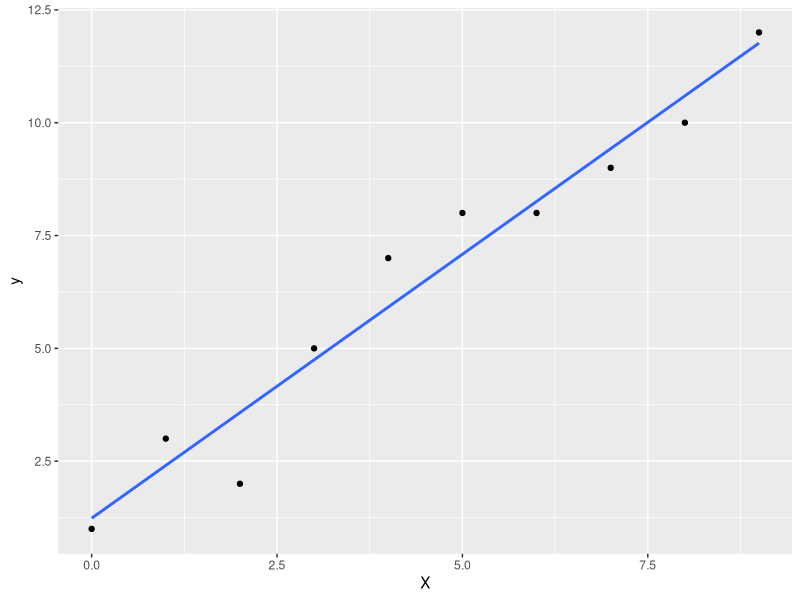

The R source for this figure:
## ---- chunk 1

library(tidyverse)
data <- tribble(~X, ~y, 0,1,1,3,2,2,3,5,4,7,5,8,6,8,7,9,8,10,9,12)
data |> 
    ggplot(aes(X,y)) +
    geom_point() +
    geom_smooth(method = "lm", se = FALSE)
## ---- chunk 2
X <- data$X 
y <- data$y
## ---- chunk 3
b <- 1
w <- 1.5
y_predicted <- b +w*X

error <- y - y_predicted
mean(error)
